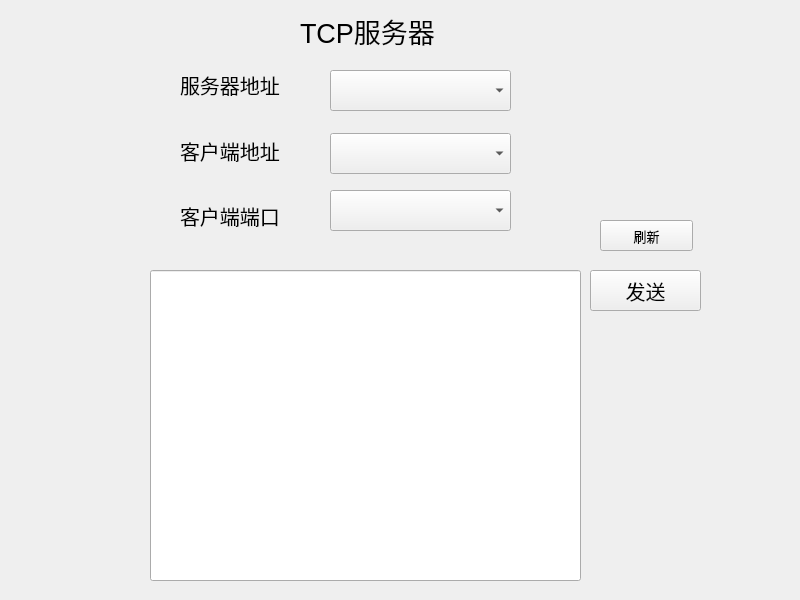
<?xml version="1.0" encoding="UTF-8"?>
<ui version="4.0">
 <class>Widget</class>
 <widget class="QWidget" name="Widget">
  <property name="geometry">
   <rect>
    <x>0</x>
    <y>0</y>
    <width>800</width>
    <height>600</height>
   </rect>
  </property>
  <property name="font">
   <font>
    <pointsize>15</pointsize>
   </font>
  </property>
  <property name="windowTitle">
   <string>Widget</string>
  </property>
  <widget class="QLabel" name="Title">
   <property name="geometry">
    <rect>
     <x>300</x>
     <y>10</y>
     <width>171</width>
     <height>41</height>
    </rect>
   </property>
   <property name="font">
    <font>
     <pointsize>20</pointsize>
    </font>
   </property>
   <property name="text">
    <string>TCP服务器</string>
   </property>
  </widget>
  <widget class="QPushButton" name="sendButton">
   <property name="geometry">
    <rect>
     <x>590</x>
     <y>270</y>
     <width>111</width>
     <height>41</height>
    </rect>
   </property>
   <property name="text">
    <string>发送</string>
   </property>
  </widget>
  <widget class="QLineEdit" name="msgBoxEdit">
   <property name="geometry">
    <rect>
     <x>150</x>
     <y>270</y>
     <width>431</width>
     <height>311</height>
    </rect>
   </property>
  </widget>
  <widget class="QComboBox" name="serverBox">
   <property name="geometry">
    <rect>
     <x>330</x>
     <y>70</y>
     <width>181</width>
     <height>41</height>
    </rect>
   </property>
   <property name="font">
    <font>
     <pointsize>10</pointsize>
    </font>
   </property>
  </widget>
  <widget class="QPushButton" name="refresButton">
   <property name="geometry">
    <rect>
     <x>600</x>
     <y>220</y>
     <width>93</width>
     <height>31</height>
    </rect>
   </property>
   <property name="font">
    <font>
     <pointsize>10</pointsize>
    </font>
   </property>
   <property name="text">
    <string>刷新</string>
   </property>
  </widget>
  <widget class="QWidget" name="">
   <property name="geometry">
    <rect>
     <x>180</x>
     <y>70</y>
     <width>141</width>
     <height>161</height>
    </rect>
   </property>
   <layout class="QGridLayout" name="gridLayout">
    <item row="0" column="0">
     <widget class="QLabel" name="serverAddress">
      <property name="font">
       <font>
        <pointsize>15</pointsize>
       </font>
      </property>
      <property name="text">
       <string>服务器地址</string>
      </property>
     </widget>
    </item>
    <item row="4" column="0">
     <widget class="QLabel" name="clientPort">
      <property name="font">
       <font>
        <pointsize>15</pointsize>
       </font>
      </property>
      <property name="text">
       <string>客户端端口</string>
      </property>
     </widget>
    </item>
    <item row="3" column="0">
     <spacer name="verticalSpacer_3">
      <property name="orientation">
       <enum>Qt::Vertical</enum>
      </property>
      <property name="sizeHint" stdset="0">
       <size>
        <width>132</width>
        <height>13</height>
       </size>
      </property>
     </spacer>
    </item>
    <item row="2" column="0">
     <widget class="QLabel" name="clientAddress">
      <property name="font">
       <font>
        <pointsize>15</pointsize>
       </font>
      </property>
      <property name="text">
       <string>客户端地址</string>
      </property>
     </widget>
    </item>
    <item row="1" column="0">
     <spacer name="verticalSpacer">
      <property name="orientation">
       <enum>Qt::Vertical</enum>
      </property>
      <property name="sizeHint" stdset="0">
       <size>
        <width>132</width>
        <height>13</height>
       </size>
      </property>
     </spacer>
    </item>
   </layout>
  </widget>
  <widget class="QComboBox" name="clientPortBox">
   <property name="geometry">
    <rect>
     <x>330</x>
     <y>190</y>
     <width>181</width>
     <height>41</height>
    </rect>
   </property>
  </widget>
  <widget class="QComboBox" name="clientAddrBox">
   <property name="geometry">
    <rect>
     <x>330</x>
     <y>133</y>
     <width>181</width>
     <height>41</height>
    </rect>
   </property>
  </widget>
 </widget>
 <tabstops>
  <tabstop>serverBox</tabstop>
  <tabstop>sendButton</tabstop>
  <tabstop>msgBoxEdit</tabstop>
  <tabstop>refresButton</tabstop>
 </tabstops>
 <resources/>
 <connections/>
</ui>
